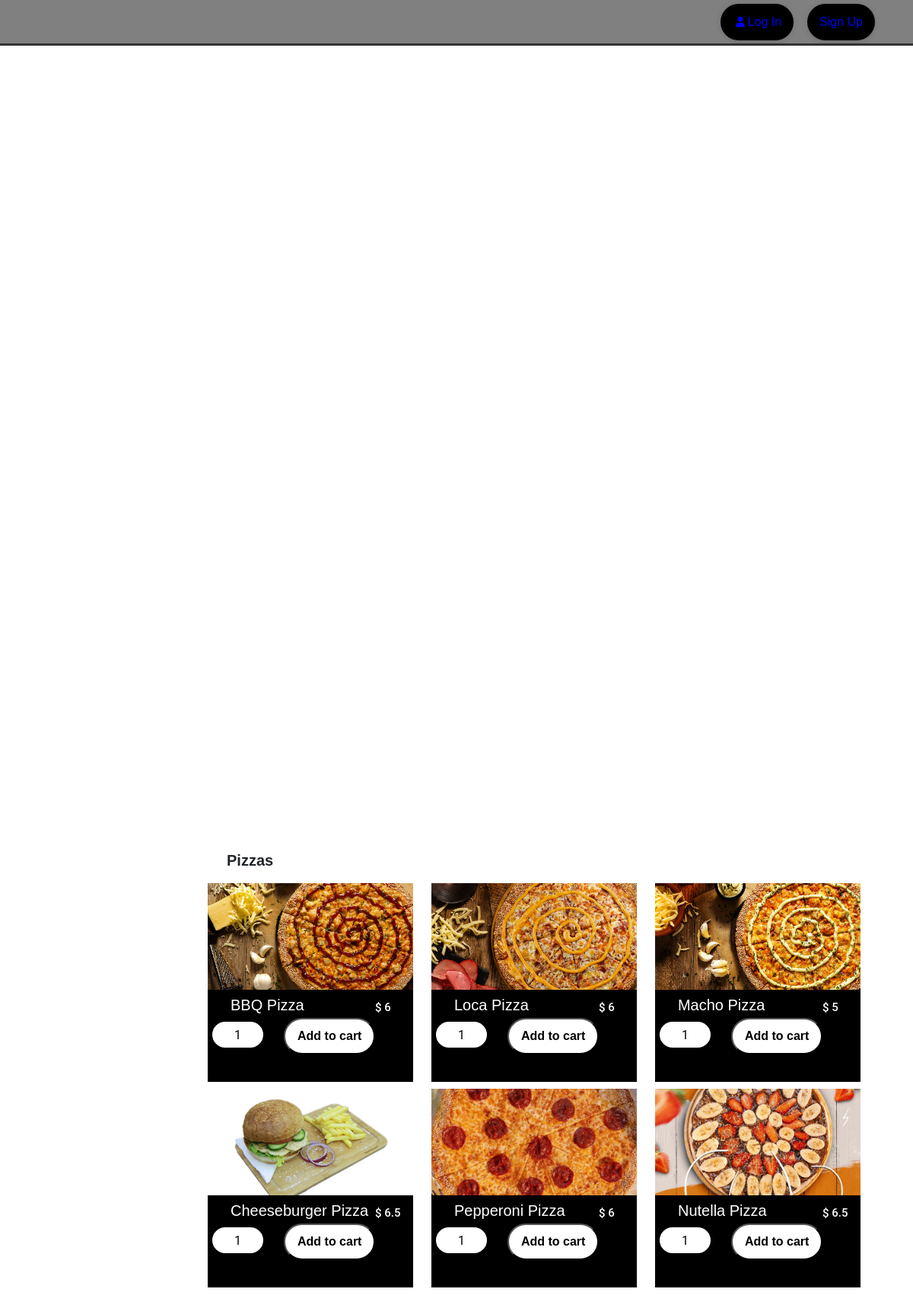
Screenshot of /propper_menu with the database file from the repository.
### website/DBmodel.py (models this page shows)
class Product(db.Model):
    id = db.Column(db.Integer, primary_key=True)
    name = db.Column(db.String(200))
    image = db.Column(db.String(200))
    price = db.Column(db.Numeric(4,2))
    restaurant = db.Column(db.String(200))

### website/functionality.py (the view)
@views.route('/propper_menu')
def propper_menu():
    conn = sqlite3.connect("C:\\Users\\Albin Siriniqi\\Desktop\\Capstone\\website\database.db")
    cur = conn.cursor()
    rows = cur.execute("Select * from product where restaurant = 'proper'").fetchall()
    return render_template("propper_menu.html", products = rows, user = current_user)

### website/templates/propper_menu.html (shortened to what this page needs)
{% extends "base.html" %}
{% block content %}
<head>
    <link rel="stylesheet" type="text/css" href="{{url_for('static', filename='menu.css') }}">
</head>
<html>
    <div class = "site-wrap">
        <div class="body-content">
            <div class = "pizzas">
                <div class = "tx">
                    Pizzas
                </div>
                <div class = "pizza-types">
            {% for product in products %}
                <form style="display: inline-block;" method="post" action="/add">
                    <div class = "item">
                        <div class="picture">
                            <img src="{{url_for('static',filename= '/images/' + product[2])}}" class="restoranbanner">
                        </div>
                        <div class = "item-content">
                            <div class = "text">
                                <span style="color:white;">  {{product[1]}} </span>
                            </div>
                            <div class = "add-to-cart">
                                <h4 class="price"> <span style="color:white ;"> $ {{ product[3] }} </span></h4>
                                <input type="text" class = "product-quantity" name = "quantity" value = "1" size="2" />
                                <input type = "submit" value = "Add to cart" class = "default-btn c4 c5 ba bb bc dq be ah bf bg b0 bh c9 ci ax dr ds dt bn bo du"/>
                            </div>
                        </div>
                    </div>
                </form>
            {% endfor %}
                </div>
            </div>
        </div>
    </div>
</body>
</html>
{% endblock %}

### website/static/base.css (style rules this page uses)
div { display: block; }
.bf { -webkit-box-align: center; align-items: center; }
.b0 { box-sizing: border-box; }
.ax { color: #000000; }
.ah { display: flex; }
.du { box-shadow: 0px 0px 8px rgb(0 0 0 / 10%), 0px 4px 4px rgb(0 0 0 / 4%); }
.dr { background: #FFFFFF; }
.dq { min-height: 48px; }
.ci { white-space: nowrap; }
.c9 { border-radius: 550px; }
.c5 { line-height: 20px; }
.c4 { font-size: 16px; background-color: black; }
.bh { padding: 12px 16px; }
.bg { -webkit-box-pack: center; justify-content: center; }
.be { width: auto; }
.bc { cursor: pointer; }
.bb { font-weight: 500; }
.ba { font-family: sans-serif; }
* { -webkit-font-smoothing: antialiased; }
.c9 { border-radius: 500px; }

### website/static/menu.css (style rules this page uses)
.body-content { position: relative; top: 60px; height: 100%; }
html { height: 100%; width: 100%; margin: auto; }
body { font-size: 1rem; font-family: "Roboto", -apple-system, BlinkMacSystemFont, "Segoe UI", Roboto, "Helvetica Neue", Arial, "Noto Sans", sans-serif, "Apple Color Emoji", "Segoe UI Emoji", "Segoe UI Symbol", "Noto Color Emoji"; }
.site-wrap { height: 100%; width: 100%; left: 0; top: 0; bottom: 0; right: 0; overflow:scroll; position: fixed; }
.restoranbanner { max-width: 100%; height: 100%; width: 100%; object-fit: cover; }
img { image-rendering: auto; }
.text { position: relative; height: 20%; font-family: Verdana, Geneva, Tahoma, sans-serif; top:5px; left: 30px; font-size: 20px; }
.pizzas { position: absolute; height: 20%; margin-top: -680px; width: 80%; left: 268px; }
.tx { position: absolute; left: 30px; top: 15px; font-family: Verdana, Geneva, Tahoma, sans-serif; font-size: 20px; font-weight: bold; }
.pizza-types { position: relative; top: 50px; width: 100%; height: 800px; }
.item { position:relative; height: 260px; width: 270px; left: -15px; margin-left: 20px; margin-top: 10px; display: inline-block; flex-flow: row wrap; }
.picture { position: relative; height: 140px; top: 0; width: 100%; }
.item-content { background-color: black; position: relative; height: 46.5%; }
.price { font-size: 15px; position: absolute; left: 220px; top: 14px }
.product-quantity { margin-top: 15px; border-radius: 20px; width: 27%; height: 40px; margin-left: 3px; text-align:center; border: 3px solid black; }
.default-btn { position: absolute; top: 37px; left: 100px; background-color: white; color: black; font-weight: bold; }

### rows the page displays
Product: image (picture), name "BBQ Pizza", price "6"
Product: image (picture), name "Loca Pizza", price "6"
Product: image (picture), name "Macho Pizza", price "5"
Product: image (picture), name "Cheeseburger Pizza", price "6.5"
Product: image (picture), name "Pepperoni Pizza", price "6"
Product: image (picture), name "Nutella Pizza", price "6.5"
